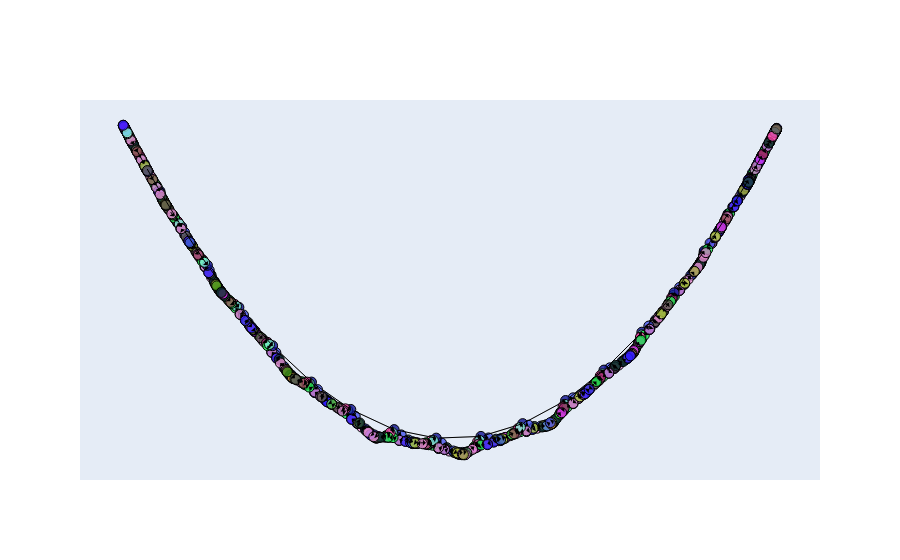

Here is the notebook cell this chart was saved with:
### Code cell
import networkx as nx
import plotly.graph_objects as go

# Граф G и его координаты
G = subgraphs[3]
pos = nx.spectral_layout(G)

# Координаты ребер
data = []
annotations = [] 

# Массив для отслеживания зависимостей
edges_dict = {edge: (G.nodes[edge[0]]['name'], G.nodes[edge[1]]['name']) for edge in G.edges()}

for edge in G.edges():
    x0, y0 = pos[edge[0]]
    x1, y1 = pos[edge[1]]
    data.append(go.Scatter(
        x=[x0, x1], y=[y0, y1],
        mode='lines',
        line=dict(width=0.5, color='#888'),
        showlegend=True,
        hoverinfo='text',
        text=G.nodes[edge[0]]['name'] + '__&&__' + G.nodes[edge[1]]['name'],
        name='edge_' + str(edge),
        line_shape='linear',
    ))

    # Вычисление стрелки
    arrow_dx = x1 - x0
    arrow_dy = y1 - y0
    arrow_length = ((x1 - x0) ** 2 + (y1 - y0) ** 2) ** 0.5

    arrow_dx /= arrow_length
    arrow_dy /= arrow_length

    annotations.append(dict(
        x=x1 - arrow_length * arrow_dx,
        y=y1 - arrow_length * arrow_dy,
        ax=x1,
        ay=y1,
        xref="x", yref="y",
        axref="x", ayref="y",
        showarrow=True,
        arrowhead=1,
        arrowsize=1,
        arrowcolor='black'
    ))

# Координаты узлов
node_x = []
node_y = []
node_name = []
node_colors = []
for node in G.nodes():
    x, y = pos[node]
    node_x.append(x)
    node_y.append(y)
    node_name.append(G.nodes[node]['name'])
    node_colors.append(name_to_color[G.nodes[node]['name']])

data.append(go.Scatter(
    x=node_x, y=node_y,
    mode='markers',
    marker=dict(
        size=10,
        color=node_colors,
        line=dict(width=1, color='black')
    ),
    text=node_name,
    hoverinfo='text',
    name='nodes',
    showlegend=True,
    customdata=node_name  # Добавление customdata для узлов
))

# Обработчик события hover для подсветки зависимых вершин
def hover_callback(trace, points, selector):
    for point in points.point_inds:
        node = trace.customdata[point]
        # Найдем вершины, от которых зависит эта вершина
        dependent_nodes = [n for n in G.neighbors(node) if n != node]
        # Модифицируем цвета узлов
        node_colors_new = [name_to_color[n] if n not in dependent_nodes else 'red' for n in node_name]
        trace.marker.color = node_colors_new
    return trace

# Создание фигуры и добавление обработчиков hover
fig = go.Figure(data=data, layout=go.Layout(
    showlegend=False,
    hovermode='closest',
    xaxis=dict(showline=False, showgrid=False, zeroline=False, showticklabels=False),
    yaxis=dict(showline=False, showgrid=False, zeroline=False, showticklabels=False),
    annotations=annotations
))

# Привязка функции для подсветки узлов при наведении на вершину
fig.data[0].on_hover(hover_callback)  # Установите обработчик на первую scatter-графику

fig.show()
